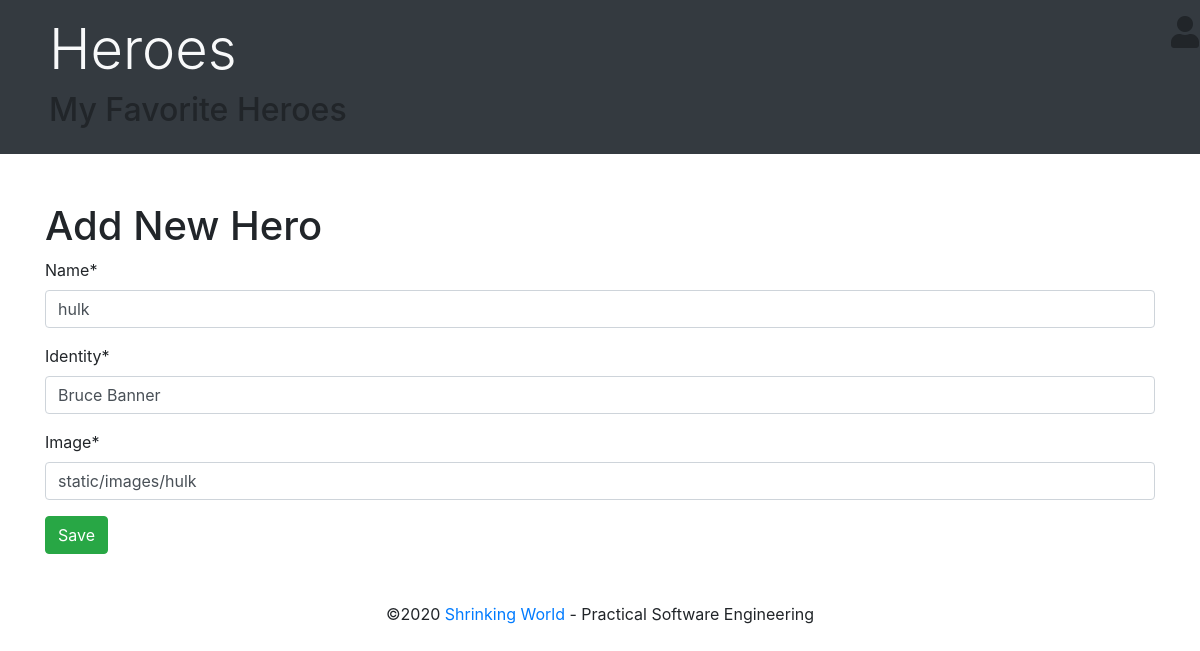
The app's page /6/, older data.
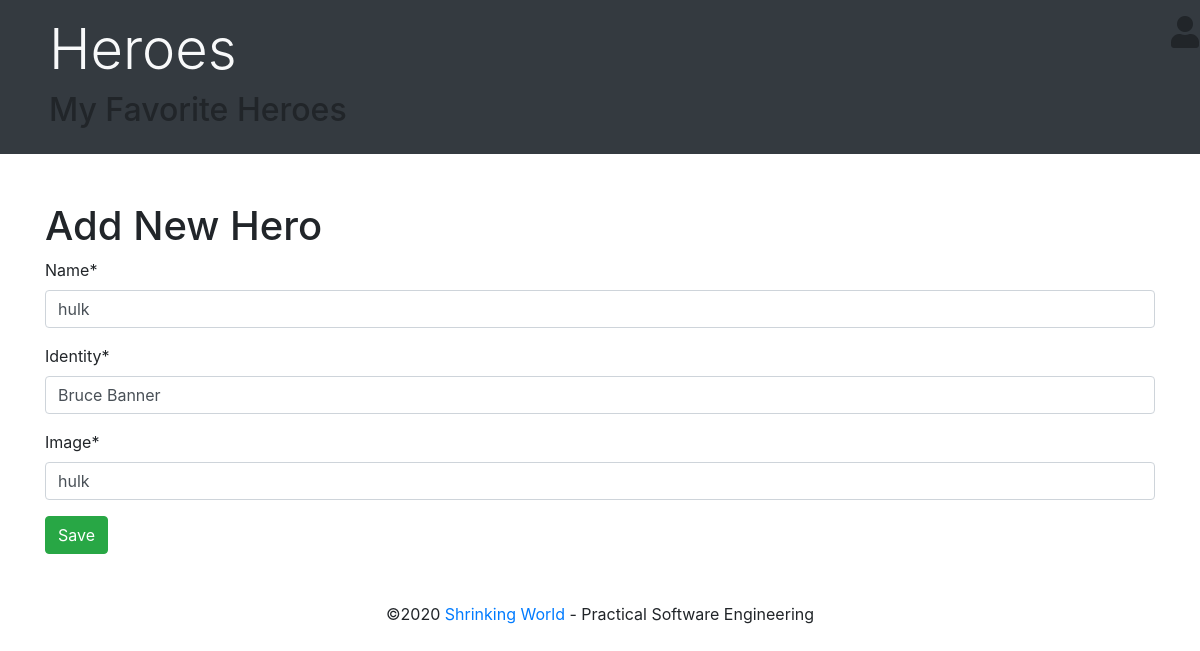
The same page, newer data.
### hero/models.py (models this page shows, shortened)
class Superhero(models.Model):
    name = models.CharField(max_length=20)
    identity = models.CharField(max_length=20)
    image = models.CharField(max_length=200, null=True)

### hero/views.py (the view, shortened to what this page needs)
# urls.py: path('<int:pk>/', HeroEditView.as_view(), name='hero_edit'),
class HeroEditView(UpdateView):
    template_name = "hero_add.html"
    model = Superhero
    fields = '__all__'

### templates/hero_add.html
{% extends 'page_theme.html' %}
{% load crispy_forms_tags %}
{% block main %}
   <div class="container">
    {% if edit %}
        <h1>Edit Hero</h1>
    {% else %}
        <h1>Add New Hero</h1>
    {% endif %}
    <form action="" method="post">{% csrf_token %}
        {{ form|crispy }}
        <button class="btn btn-success" type="submit">Save</button>
    </form>
    </div>
{% endblock main %}

Row changes from the older to the newer data that the page shows:
changed Superhero "hulk": image "static/images/hulk" → "hulk"
